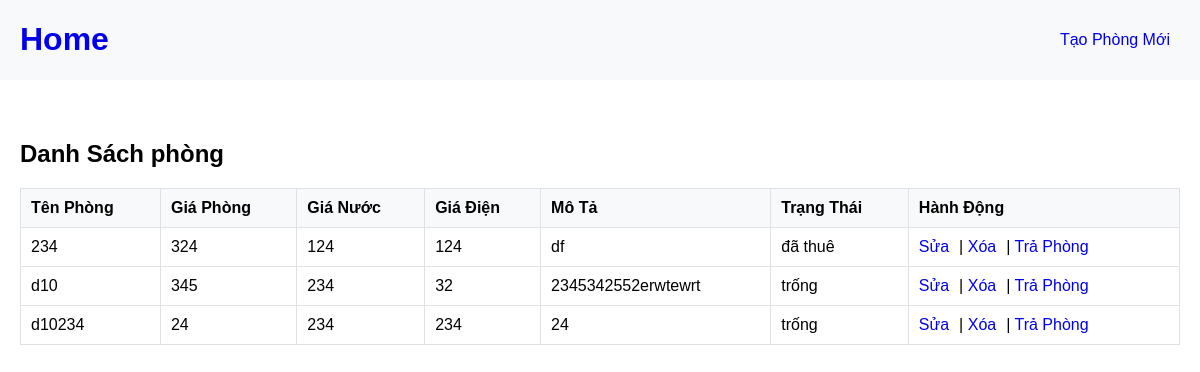
The page /phong/ (signed in) on the database its author committed.
### phongtro/models.py (models this page shows, shortened)
class Phong(models.Model):
    ten_phong = models.CharField(max_length=100,primary_key=True)
    gia_phong = models.IntegerField()
    gia_nuoc = models.IntegerField()
    gia_dien = models.IntegerField()
    mo_ta = models.TextField()
    anh_phong = models.ImageField(upload_to='images/',blank=True)
    tien_coc = models.DecimalField(max_digits=10, decimal_places=2)
    TRANG_THAI_CHOICES = [('trống', 'Trống'), ('đã thuê', 'Đã Thuê')]
    trang_thai = models.CharField(max_length=10, choices=TRANG_THAI_CHOICES, default='trống')
    chi_so_dien =models.IntegerField(default=0)
    chi_so_nuoc =models.IntegerField(default=0)

### phongtro/views.py (the view)
# urls.py: path('phong/', views.PhongListView.as_view(), name='phong-list'),
class PhongListView(LoginRequiredMixin,View):
    login_url="/login"
    template_name = 'phongtro/phong_list.html'
    def get(self, request):
        phong_list = Phong.objects.all()
        context = {'phong_list': phong_list}
        return render(request, self.template_name, context)

### phongtro/templates/phongtro/phong_list.html (shortened to what this page needs)
<!DOCTYPE html>
<html lang="vi">
<head>
</head>
<body>
    <header>
        <h1><a href="{%url 'home'%}" class="no-underline">Home</a></h1>
        <nav id="menu">
            <ul>
                <li><a href="{% url 'phong-new' %}" class="no-underline">Tạo Phòng Mới</a></li>
            </ul>
        </nav>
    </header>
    <main>
        <h2>Danh Sách phòng</h2>
        <table>
            <thead>
                <tr>
                    <th>Tên Phòng</th>
                    <th>Giá Phòng</th>
                    <th>Giá Nước</th>
                    <th>Giá Điện</th>
                    <th>Mô Tả</th>
                    <th>Trạng Thái</th>
                    <th>Hành Động</th>
                </tr>
            </thead>
            <tbody>
                {% for phong in phong_list %}
                    <tr>
                        <td>{{ phong.ten_phong }}</td>
                        <td>{{ phong.gia_phong }}</td>
                        <td>{{ phong.gia_nuoc }}</td>
                        <td>{{ phong.gia_dien }}</td>
                        <td>{{ phong.mo_ta }}</td>
                        <td>{{ phong.trang_thai }}</td>
                        <td class="actions">
                            <a href="{% url 'phong-update' phong.ten_phong %}" class="no-underline">Sửa</a>|
                            <a href="{% url 'phong-delete' phong.ten_phong %}" class="no-underline">Xóa</a>|
                            <a href="{% url 'tra_phong' phong.ten_phong %}" class="no-underline">Trả Phòng</a>
                        </td>
                    </tr>
                {% endfor %}
            </tbody>
        </table>
    </main>
</body>
</html>

### phongtro/templates/phongtro/phong_list.html (style rules this page uses)
body { font-family: Arial, sans-serif; margin: 0; padding: 0; box-sizing: border-box; }
header { background-color: #f8f9fa; display: flex; justify-content: space-between; align-items: center; padding: 0px 20px; }
#menu { list-style-type: none; padding: 0; margin: 0; }
#menu li { display: inline; margin-right: 10px; }
main { margin-top: 20px; padding: 20px; }
table { width: 100%; }
table, th, td { border: 1px solid #dee2e6; border-collapse: collapse; }
th, td { padding: 10px; text-align: left; }
th { background-color: #f8f9fa; }
.actions a { text-decoration: none; margin-right: 10px; }
h2 { font-size: 24px; }
.no-underline { text-decoration: none; }

### rows shown on the page
Phong: ten_phong "234", gia_phong "324", gia_nuoc "124", gia_dien "124", mo_ta "df", trang_thai "đã thuê"
Phong: ten_phong "d10", gia_phong "345", gia_nuoc "234", gia_dien "32", mo_ta "2345342552erwtewrt", trang_thai "trống"
Phong: ten_phong "d10234", gia_phong "24", gia_nuoc "234", gia_dien "234", mo_ta "24", trang_thai "trống"
